Frame 1 (no input): blank canvas, image omitted
Frame 60 (the mouse pressed at the canvas centre just before this capture): blank canvas, image omitted
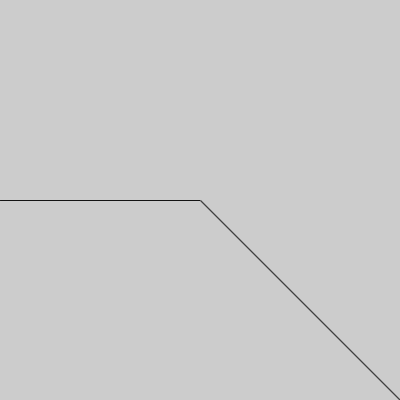
Frame 120 (the mouse held since frame 60 and released just before this capture)

The Processing sketch whose frames 1 and 60 were blank and that drew this single picture after the mouse press (run headless with seeded random() and noise(); from frame 60 on, the mouse is pressed at the canvas centre):

// Processing sketch: processing_60590
// ── processing_60590.pde

//MAIN SETUP
void setup(){
  size(400,400);
  smooth();
  noCursor();
  frameRate(120);
}

//ZEICHNEN
void draw (){
  stroke(0,mouseX/20);
  line(0,200,mouseX,mouseY);

  stroke(0,(mouseY+mouseX)/80);
  line(400,400,mouseX,mouseY);

  stroke(255,(mouseY+mouseX)/50);
  line(200,200,mouseX,mouseY);
}
